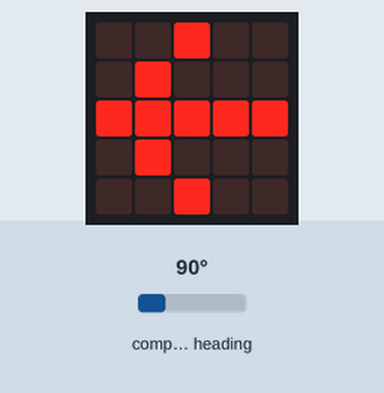
Recording of a program running on a simulated BBC micro:bit (MakeCode). Parts: the board's 5×5 LED display. The test bench sets the inputs (shaded band); at power-on: compass heading 90°. The compass is already calibrated.

Above: at 1.2 s.
1.3 s: compass heading set to 131°
2.8 s: compass heading set to 135°
At 3.12 s:
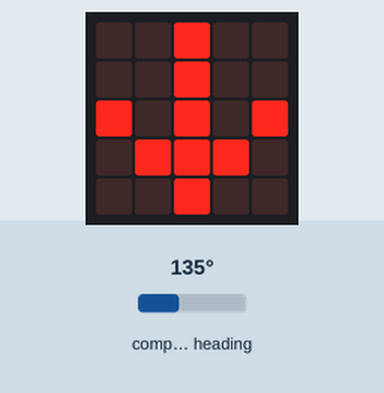
5.8 s: compass heading set to 352°
At 8.5 s:
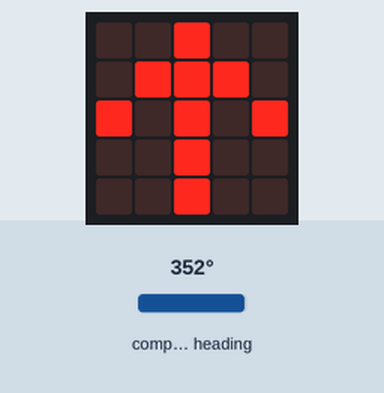
8.8 s: compass heading set to 319°
10.3 s: compass heading set to 315°
At 10.76 s:
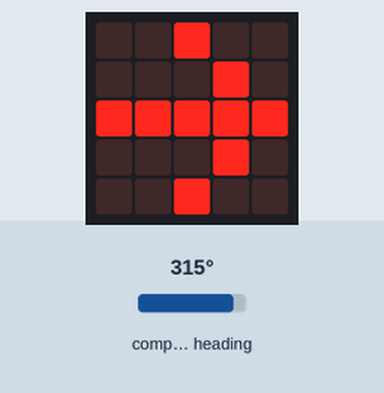
13.3 s: compass heading set to 7°
Timing chart, 0 to 16.0 s (numbered marks = the images above; inputs shaded):
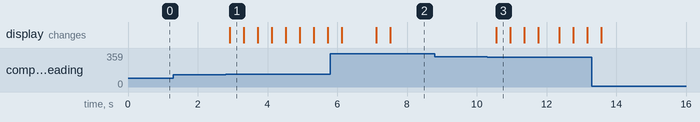

Measured:
- the behaviour switches between 134 and 135° on compass heading (found by bisection; images 0 and 1)
- the behaviour switches between 316 and 315° on compass heading (found by bisection; images 2 and 3)
- after the input at 1.3 s, every drawn part: stays the same
- after the input at 2.8 s, the display: changes after 0.12 s (image 1)
- after the input at 5.8 s, the display: changes after 0.32 s (image 2)
- after the input at 8.8 s, every drawn part: stays the same
- after the input at 10.3 s, the display: changes after 0.26 s (image 3)
- what the display in image 1 shows lasts 0.4 s, from 2.9 s to 3.3 s

The program:

main.ts
```typescript
basic.forever(function () {
    if (input.compassHeading() >= 135 && input.compassHeading() <= 225) {
        basic.showLeds(`
            . . # . .
            . . # . .
            # . # . #
            . # # # .
            . . # . .
            `)
    }
})
basic.forever(function () {
    if (input.compassHeading() >= 45 && input.compassHeading() <= 135) {
        basic.showLeds(`
            . . # . .
            . # . . .
            # # # # #
            . # . . .
            . . # . .
            `)
    }
})
basic.forever(function () {
    if (input.compassHeading() >= 225 && input.compassHeading() <= 315) {
        basic.showLeds(`
            . . # . .
            . . . # .
            # # # # #
            . . . # .
            . . # . .
            `)
    }
})
basic.forever(function () {
    if (input.compassHeading() >= 315 && input.compassHeading() <= 415) {
        basic.showLeds(`
            . . # . .
            . # # # .
            # . # . #
            . . # . .
            . . # . .
            `)
        basic.showArrow(ArrowNames.North)
    }
})
```

test.ts
```typescript
// tests gaan hier; deze zal niet worden gecompileerd wanneer dit pakket wordt gebruikt als extensie.
```
